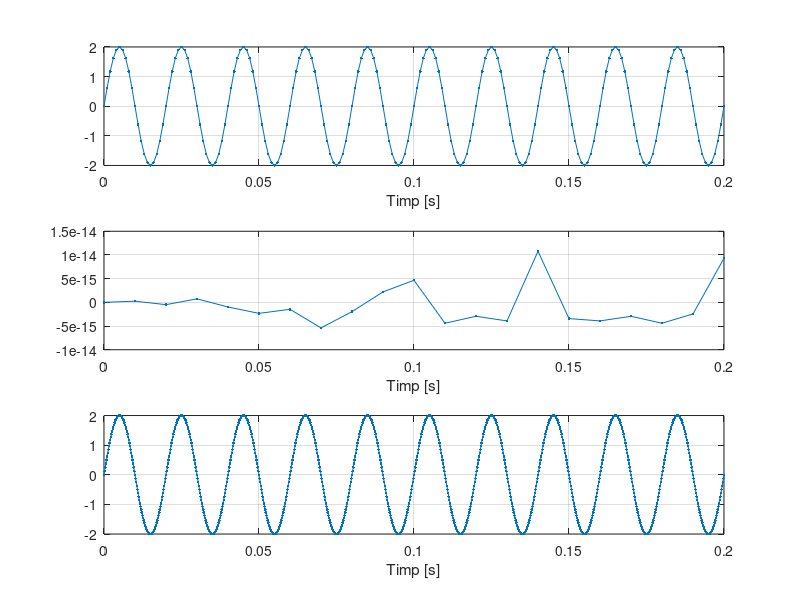
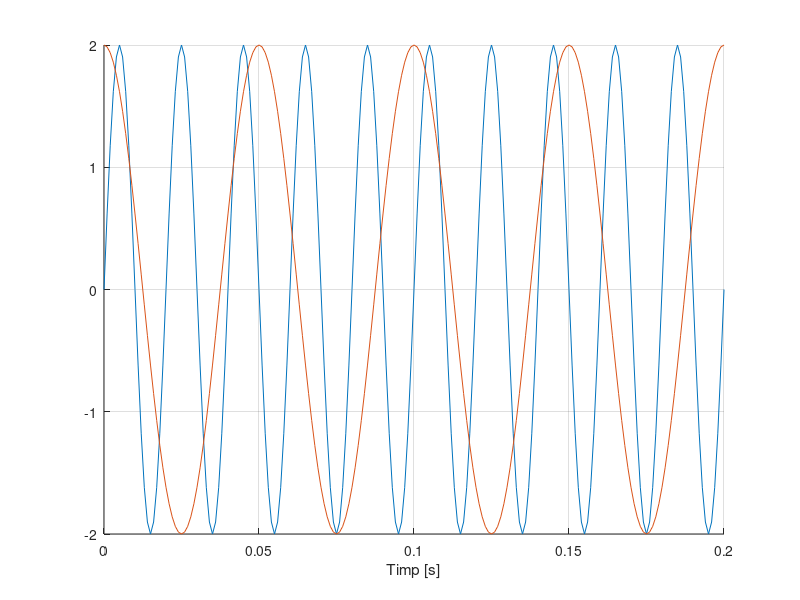

Here is the MATLAB script that generated these plots, in order:
%a)
F=50
t=0:0.001:0.2
s=2*sin(2*pi*F*t)
figure(1)
subplot(3,1,1)
plot(t,s,'.-')
xlabel('Timp [s]')
grid on
%semnal cu pasul de 10ms
F=50
t=0:0.01:0.2
s=2*sin(2*pi*F*t)
subplot(3,1,2)
plot(t,s,'.-')
xlabel('Timp [s]')
grid on
%semnal cu pasul de 0.0002
F=50
t=0:0.0002:0.2
s=2*sin(2*pi*F*t)
subplot(3,1,3)
plot(t,s,'.-')
xlabel('Timp [s]')
grid on
%Cu cat pasul este mai mic cu atat imaginea seamana cu ccea dorita
%Cu cat e mai mare pasul cu atat imaginea apare mai distorsionata

%b)
%Perioada semnalului nu depinde de pas.Ea este dependenta de 2*pi*F care
%este egal cu 0.02V

%c)
F=50
t=0:0.001:0.2
s=2*sin(2*pi*F*t)
f=20
c=2*cos(2*pi*f*t)
figure(2)
hold on
plot(t,s)
plot(t,c)
xlabel('Timp [s]')
grid on

%Graficele subpunctelor a si c au fost create intr-un grafic separat 
%utilizand comanda figure(n).Hold on retine graficele deja existente 
%in sistemul de axe asupra caruia se opereaza.%Functia plot se foloseste 
%pentru trasarea graficului, functia subplot imparte fereastra in mai multe
%grafice si specifica unde trasam graficul